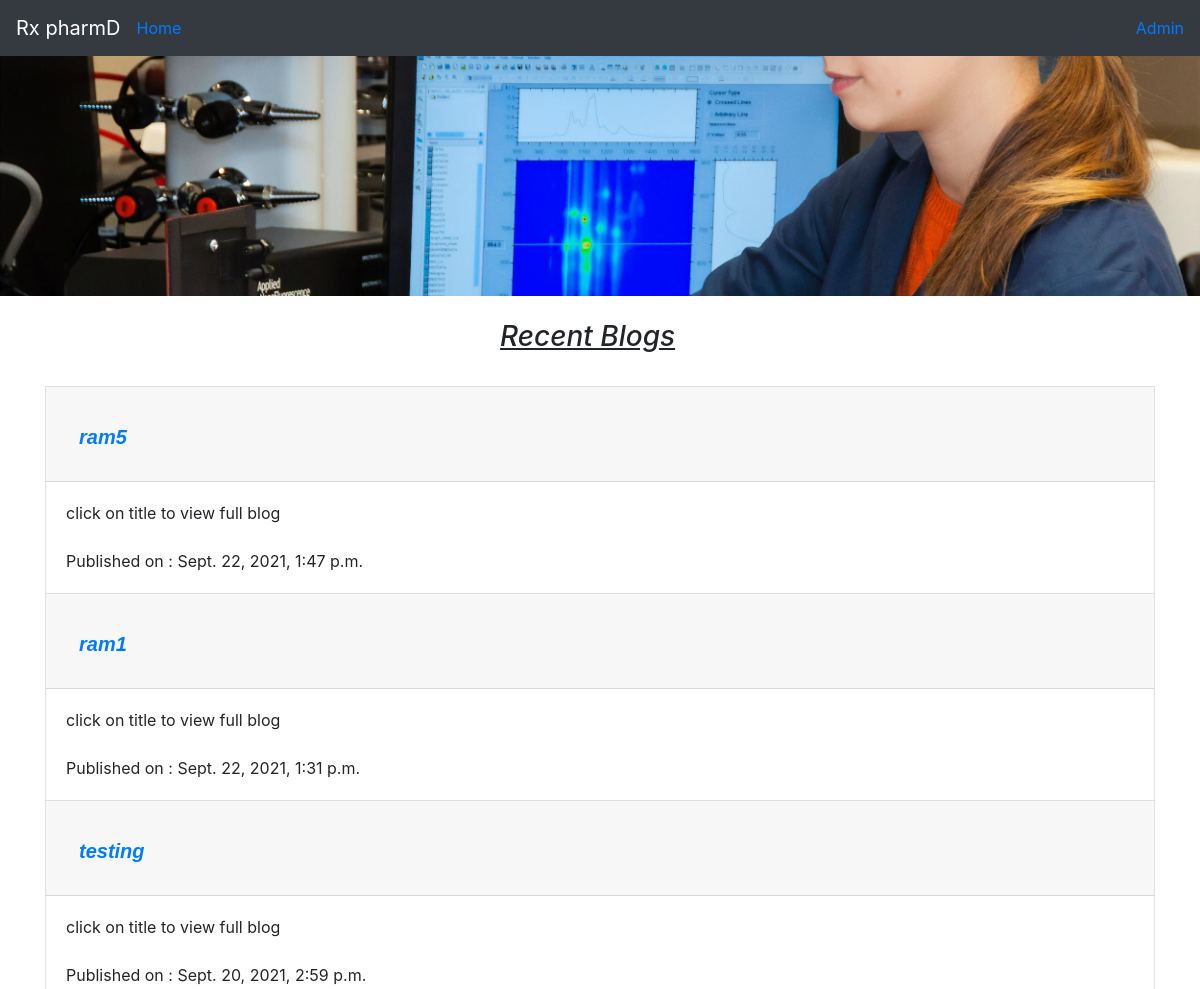
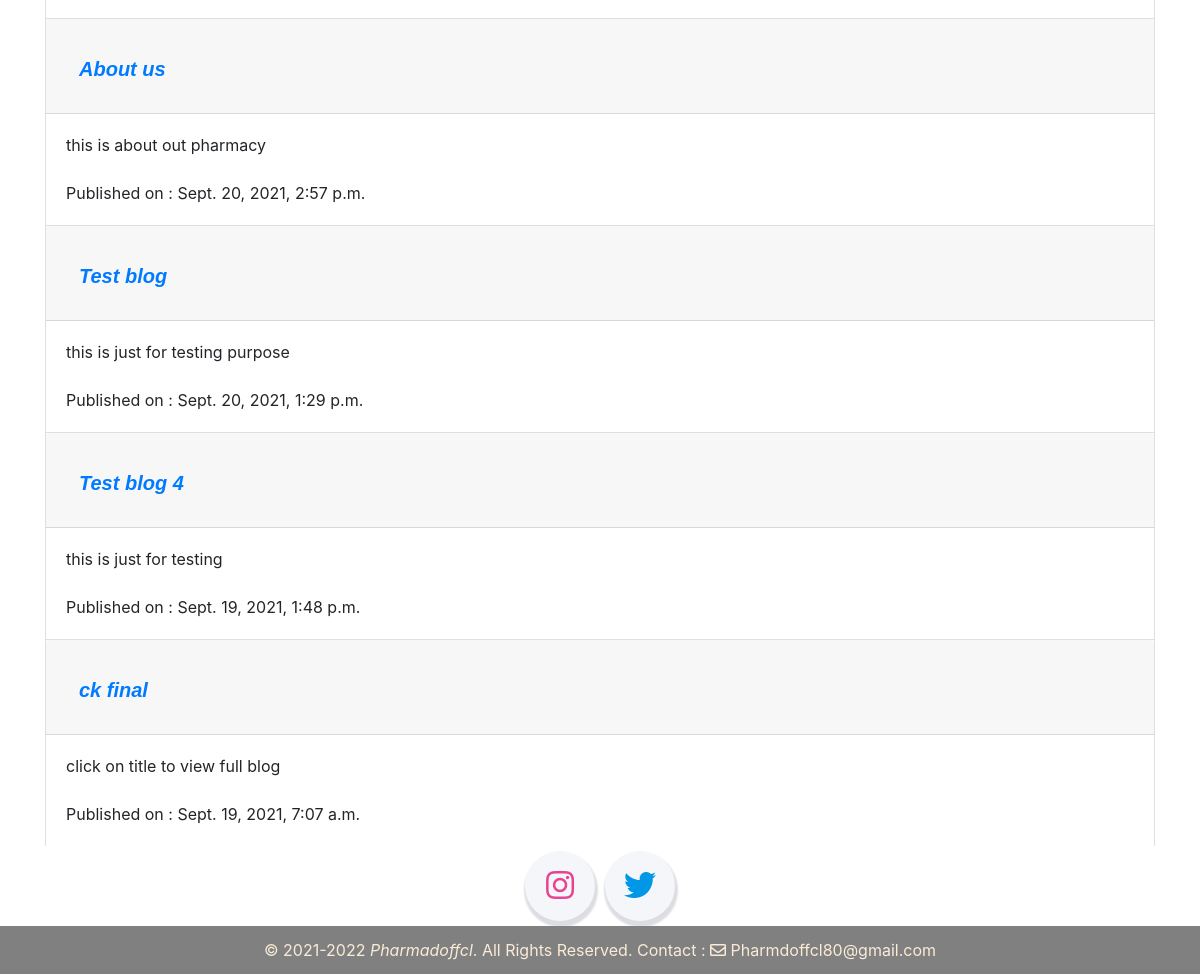
The page / on the database its author committed (2 pictures, top to bottom).
### blog/models.py (models this page shows, shortened)
class Post(models.Model):
    author = models.ForeignKey('auth.User',on_delete = models.CASCADE)
    title = models.CharField(max_length=100)
    text = RichTextField(blank=True ,null = True)
    snippet = models.CharField(max_length=200,default="click on title to view full blog")
    created_date = models.DateTimeField(default = timezone.now)
    published_date = models.DateTimeField(blank = True,null= True)

### blog/views.py (the view)
# urls.py: url(r'^$',views.PostListView.as_view(),name='post_list'),
class PostListView(ListView):
    model = Post
    def get_queryset(self):
        return Post.objects.filter(published_date__lte = timezone.now()).order_by('-published_date')

### blog/templates/blog/post_list.html
{% extends "blog/base.html" %}
{% load static %}
{% block bodyblock %}
<img src="{% static 'images/1.jpg' %}" class="img-fluid">
<div class="mx-auto my-4" style="width: 200px;">
    <h3><em><u>Recent Blogs</u></em></h3></div>
<div class="centerstage">
    {% for post in post_list %}
    <div class="container" stye>
        <div class="accordion" id="accordionExample">
            <div class="card">
                <div class="card-header" id="headingOne">
                    <h2 class="mb-0">
                        <button class="btn btn-link" type="button" data-toggle="collapse" data-target="#collapseOne"
                            aria-expanded="true" aria-controls="collapseOne">
                            <h1><a style="font-size: 0.50em;font-family: 'Kanit', sans-serif;" class="px-0" href="{% url 'post_detail' pk=post.pk %}"><b><i>{{post.title}}</i></a></b></h1>
                        </button>
                    </h2>
                </div>
                <div id="collapseOne" class="collapse show" aria-labelledby="headingOne"
                    data-parent="#accordionExample">
                    <div class="card-body">
                        <p>{{post.snippet}}</p> <br>
                        {% if post.published_date %}
                            <div class="date postdate">Published on : {{post.published_date}}</div>
                            {% endif %}
                    </div>
                </div>
            </div>
        </div>
    </div>
    {% endfor %}
</div>
{% endblock %}

### blog/templates/blog/base.html (shortened to what this page needs)
<!doctype html>
{% load static %}
<html lang="en">
<head>
  <link rel="stylesheet" href="https://stackpath.bootstrapcdn.com/bootstrap/4.3.1/css/bootstrap.min.css"
>
  <link rel="stylesheet" href="{% static 'css/style.css' %}">
  <link rel="stylesheet" href="https://cdnjs.cloudflare.com/ajax/libs/font-awesome/5.15.4/css/brands.min.css">
  <link rel="stylesheet" href="https://cdnjs.cloudflare.com/ajax/libs/font-awesome/5.15.4/css/regular.min.css" />
  <link rel="stylesheet" href="https://cdn.jsdelivr.net/npm/@fortawesome/fontawesome-free@5.15.4/css/fontawesome.min.css">
</head>
<body>
  <nav class="navbar navbar-expand-lg navbar-dark bg-dark">
    <a class="navbar-brand" href="#">Rx pharmD</a>
    <div class="collapse navbar-collapse" id="navbarSupportedContent">
      <ul class="navbar-nav mr-auto">
        <li class="nav-item active">
          <a "class="nav-link" href="{% url 'post_list' %}">Home<span class="sr-only">(current)</span></a>
        </li>
      </ul>
      <ul class="nav navbar-nav navbar-right" style="color: azure;" >
        {% if user.is_authenticated %}
        <li>
          <a class = "mx-2" href="{% url 'post_new' %}">New Post</a>
        </li>
        <li>
          <a class = "mx-2" href = "{% url 'post_draft_list' %}">Drafts</a>
        </li>
        <li>
          <a class = "mx-2" href="{% url 'logout' %}">Log Out</a>
        </li>
        <li>
          <a class = "mx-2" >Welcome : <b> {{user.username}}</b></a>
        </li>
          {% else %}
          <li>
            <a class='nav navbar-right ' href="{% url 'login' %}">Admin</a>
          </li>
          {% endif %}
      </ul>
    </div>
  </nav>
    {% block bodyblock %}
    {% endblock %}
    <div class="centerdiv" >
      <a class= "a" href="https://instagram.com/rx_doctors?igshid=1e15b7oh458n5" target="_blank"><i class="fab fa-2x fa-instagram"></i>
      </a>
      <a  class= "a" href="https://twitter.com/Pharmdoffcl?s=09" target="_blank"><i class="fab fa-2x fa-twitter"></i>
      </a>
    </div>
  <footer class="footer" class="mastfoot container-fluid text-center bg-dark" style= "bottom:0!important ;">
      <div  style="color: blanchedalmond;">
        <p>© 2021-2022 <em>Pharmadoffcl</em>. All Rights Reserved.   Contact : <i class="far fa-envelope"></i>  Pharmdoffcl80@gmail.com</p>
      </div>
    </footer>
</body>
</html>

### blog/static/css/style.css (style rules this page uses)
html { height: 100vh; }
p { margin: 0; padding: 0; }
body { display: flex; flex-direction: column; height: 100%; }
.footer { width: 100vw; height: 3rem; background-color: grey; margin-top: auto; }
.footer p { color: antiquewhite; font-size: 1rem; text-align: center; line-height: 3rem; }
.centerdiv { height: 14vh; display: flex; justify-content: center; align-items: center; }
.a { height:70px; width:70px; background-color :#f5f6fa; border-radius: 70px; text-align:center; line-height:80px; margin:5px; box-shadow: 1px 4px 2px 2px #dcdde1; }
.fa-instagram { color:#e84393; }
.fa-twitter { color:#0097e6; }
i { transition: all 0.3s linear; }

### rows shown on the page
Post: title "ram5", snippet "click on title to view full blog", published_date "Sept. 22, 2021, 1:47 p.m."
Post: title "ram1", snippet "click on title to view full blog", published_date "Sept. 22, 2021, 1:31 p.m."
Post: title "testing", snippet "click on title to view full blog", published_date "Sept. 20, 2021, 2:59 p.m."
Post: title "About us", snippet "this is about out pharmacy", published_date "Sept. 20, 2021, 2:57 p.m."
Post: title "Test blog", snippet "this is just for testing purpose", published_date "Sept. 20, 2021, 1:29 p.m."
Post: title "Test blog 4", snippet "this is just for testing", published_date "Sept. 19, 2021, 1:48 p.m."
Post: title "ck final", snippet "click on title to view full blog", published_date "Sept. 19, 2021, 7:07 a.m."
